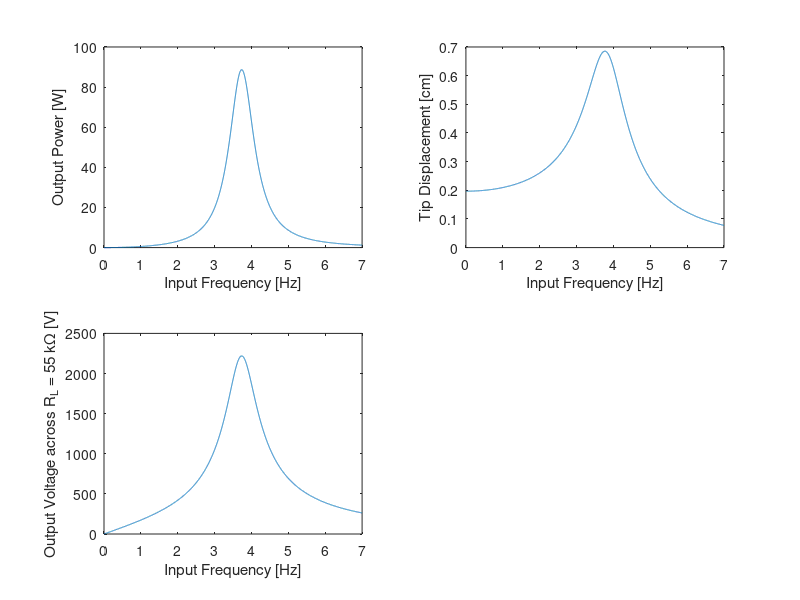

The MATLAB source for this figure:
clc
clear all
close all
d_31= -186e-12;
d_33=6.70e-010;
sE_33=2.07e-011;
sE_11=1.65e-011;
sE_12=-4.78e-012;
sE_13=-8.45e-012;
sE_31=-8.45e-012;
cE_11=sE_11/(sE_11^2-sE_12^2);
cE_33=sE_33^-1 
k_p=0.65;%material data
sigmaP = -sE_12/sE_11;%Planar Poisson Ratio
epsT_33=8.854187817e-12*3400;

epsS_33 = epsT_33 - 2*d_31^2/(sE_11+sE_12);%Permitivity at constant strain
%epsS_33=epsS_33/8.854187817e-12;
e_31=d_31/(sE_11+sE_12)

%e_33=d_31/sE_11;
%epsS_33 = epsT_33 - d_31*e_33;%Permitivity at constant strain

k_31=sqrt(k_p^2*0.5*(1-sigmaP))
k_e=sqrt(k_31^2./(1-k_31^2))
k_e=sqrt((e_31^2./(cE_33*epsS_33))/(1-(e_31^2./(cE_33*epsS_33))))

%e_31=sqrt(k_e^2*sE_33^-1*epsS_33)

zeta_m=0.075;
m_eq=0.580630807575161;
k_eq=3.048593557972514e+02;
w_n=sqrt(k_eq/m_eq);

Lbi=76.73e-3-0.05e-3;
W= 32.98e-3-0.05e-3;%Width of the piezobeam
Hp = 0.22e-3; %Thickness of the piezo

Ep= 5.6e10;
C_p=2*epsS_33 * W * Lbi / Hp
%k_e=sqrt((2*W*Lbi*cE_11*d_31/Lbi)^2/((2*W*Lbi*cE_11/Lbi)*(1-k_31^2)*C_p))


R_opt=2*zeta_m/w_n/C_p/(sqrt(4*zeta_m^2+k_31^4))
R_L=R_opt

alpha=w_n*R_L*C_p;
w=2*pi.*[0:0.001:7]';
Omega=w./w_n;

Theta=-e_31*2*W*Lbi/Hp;

num1=sqrt(1+(alpha.*Omega).^2);
deni=(1-(1+2*zeta_m*alpha).*Omega.^2).^2;
denj=(Omega.*(2*zeta_m+(1+k_e^2)*alpha)-alpha.*Omega.^3).^2;
den1=sqrt(deni+denj);

k2=(Lbi^2/(3*W))*(2*Lbi+1.5*10e-2)/(2*Lbi+10e-2-Lbi);
num2=j.*w.*(Ep*d_31*Hp/epsT_33/k2);
deni=w_n^2/R_L/C_p-((R_L*C_p)^-1+2*zeta_m.*w_n).*w.^2;
denj=j.*w.*(w_n^2*(1+k_31^2)+2*zeta_m*w_n/R_L/C_p-w.^2);
den2=(deni+denj);

num3=alpha*k_e^2.*Omega.^2;
deni=(1-(1+2*zeta_m*alpha).*Omega.^2).^2;
denj=(Omega.*(2*zeta_m+(1+k_e^2)*alpha)-alpha.*Omega.^3).^2;
den3=deni+denj;

FFA=0.6;%Forcing Function Amplitude

%Forced Vibration Response
z=(1/k_eq).*(num1./den1).*FFA;
%Voltage Response
V=(num2./den2).*FFA;
%Power Output Response
P_out=(abs(V)).^2./R_L;

subplot(221)
plot(w/2/pi, P_out)
xlabel('Input Frequency [Hz]')
ylabel('Output Power [W]')
subplot(222)
plot(w/2/pi, z*100)
xlabel('Input Frequency [Hz]')
ylabel('Tip Displacement [cm]')
subplot(223)
plot(w/2/pi, abs(V))
xlabel('Input Frequency [Hz]')
ylabel('Output Voltage across R_L = 55 k\Omega [V]')
